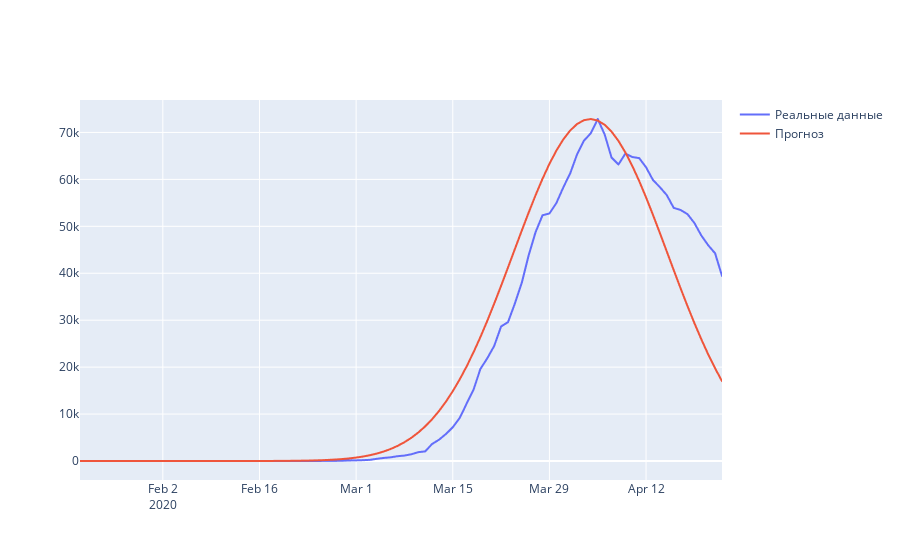

The notebook cell saved with this chart:
### Code cell
#Визуализцая графика нормального распределения, на которой можно играться с параметрами и смотреть 
#что будет. Поидее не нужна
import numpy as np
import plotly.graph_objects as go
import datetime

x = [datetime.datetime(year=2020, month=1, day=21)]
for i in range(len(recs)):
    x.append(x[-1]+datetime.timedelta(days=1))

n_f = np.zeros(shape=(len(inf),))
for i in range(len(n_f)):
    n_f[i] = 72864.27*math.exp(-0.004*((i-73.931)**2))
    
fig = go.Figure()
fig.add_trace(go.Scattergl(
    x=x,
    y = inf,
    name = 'Реальные данные',
))
fig.add_trace(go.Scattergl(
    x=x,
    y = n_f,
    name = 'Прогноз',
))
